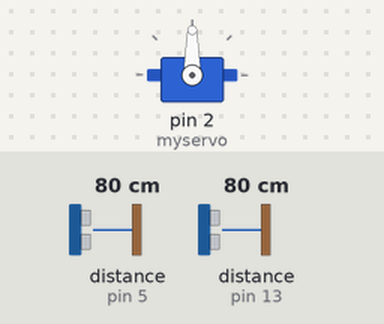
The sketch below on a simulated Arduino Uno, built with avr-gcc and run on an emulated ATmega328P. On the bench: servo. Wiring (inferred from the names in the program): 2 × ultrasonic range finder: trigger pin 4, echo pin 5 / trigger pin 12, echo pin 13. The inputs (shaded band) are chosen by the test bench; at power-on: distance to the obstacle (sensors on pin 5, pin 13) 80 cm. The echo pulse lasts 58.3 µs per cm; what the sketch prints to the serial monitor is not drawn.

Above: at 0.21 s.
Timing chart, 0 to 1.9 s (numbered marks = the images above):
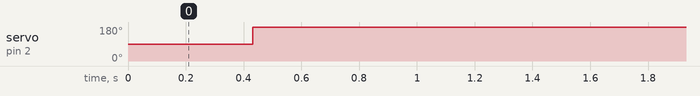

The sketch:

train_gate.ino
```cpp
#include <Servo.h>

Servo myservo;

const int triggerPinA = 4;// D2
const int echoPinA = 5;// D1
const int triggerPinB = 12;// D6
const int echoPinB = 13;// D7
int distanceA, distanceB;
long durationA, durationB;
int servo = 180;


void setup() {
  myservo.attach(2);  // D4
  pinMode(triggerPinA, OUTPUT); // Sets the trigPin as an Output
  pinMode(echoPinA, INPUT); // Sets the echoPin as an Input
  pinMode(triggerPinB, OUTPUT); // Sets the trigPin as an Output
  pinMode(echoPinB, INPUT); // Sets the echoPin as an Input
  Serial.begin(9600); // Starts the serial communication
}

void loop() {
SensorA();
SensorB();
delay(20);
myservo.write(servo);


if (distanceA < 15 && distanceB > 15)
  {
        myservo.write(servo);
        delay(21);
  }

if (distanceA < 15 && distanceB < 15)
  {
    for (; servo >= 0; servo -= 1)
    {
        myservo.write(servo);
        delay(35);
    }
  }

if (distanceA > 15 && distanceB < 15)
    {
      myservo.write(servo);
      delay(35);
    }

if (distanceA > 15 && distanceB > 15)
    {
      for (; servo <= 180; servo += 1)
      {
          myservo.write(servo);
          delay(21);
      }
    }

}

void SensorA() {
  digitalWrite(triggerPinA, LOW);
  delayMicroseconds(2);
  digitalWrite(triggerPinA, HIGH);
  delayMicroseconds(10);
  digitalWrite(triggerPinA, LOW);

  durationA = pulseIn(echoPinA, HIGH);
  distanceA = (durationA * 0.0343) / 2;
  delay(100);

  Serial.print("distance A = ");
  Serial.print(distanceA);
  Serial.print(" cm");
  Serial.println();
  delay(100);
}


void SensorB() {
  digitalWrite(triggerPinB, LOW);
  delayMicroseconds(2);
  digitalWrite(triggerPinB, HIGH);
  delayMicroseconds(10);
  digitalWrite(triggerPinB, LOW);

  durationB = pulseIn(echoPinB, HIGH);
  distanceB = (durationB * 0.0343) / 2;
  delay(100);

  Serial.print("distance B = ");
  Serial.print(distanceB);
  Serial.print(" cm");
  Serial.println();
  delay(100);
}
```

Measured:
- by itself, servo on pin 2 (myservo): 90° → 180° at 0.43 s
